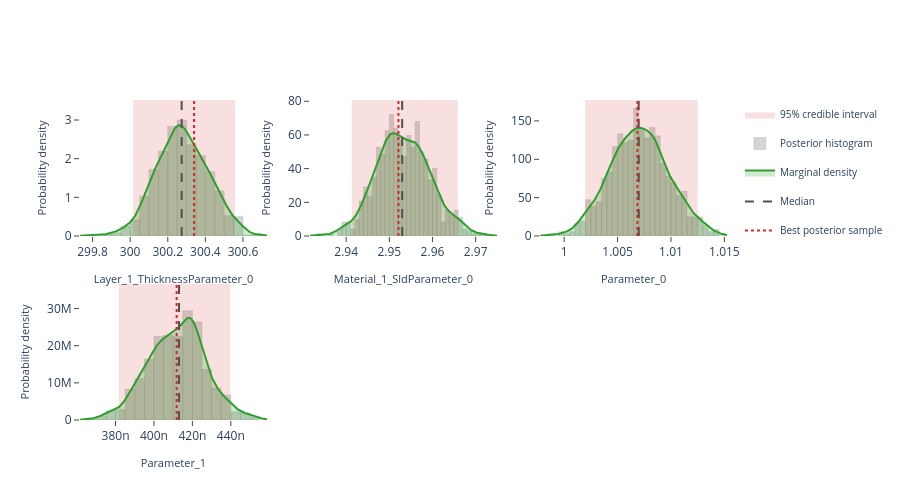

Notebook code for this chart:
### Markdown cell above
## Interactive posterior plots

The next three cells render the same Plotly figures that are shown on the
Bayesian Posterior tab of the EasyReflectometryApp:

* **Marginals** — per-parameter distribution: histogram + smooth KDE marginal,
  shaded 95% credible interval, and median / best-sample lines
  (`plot_distribution` or `posterior.distribution()`)
* **Corner plot** — pairwise marginals + 2-D contours + scatter (`plot_corner`)
* **Traces** — per-chain trace + marginal histogram (`plot_trace`)

The standalone helpers are called with ``return_figure=True`` so they return a
Plotly ``Figure`` that we render in the notebook with ``fig.show()``; the
``PosteriorResults`` methods return the figure directly.

### Code cell
# ---- Marginal posterior distributions ---------------------------------------
# One panel per free parameter, each overlaying the posterior histogram, a
# smooth Gaussian-KDE marginal, the shaded 95% credible interval, and the
# median / best-sample reference lines.  Mirrors the "Marginals" sub-tab in
# the EasyReflectometryApp.

# The PosteriorResults method passes ``logp`` through automatically so the
# best posterior sample (MAP) line is drawn:
fig = posterior.distribution()
fig.show()

# Standalone equivalent (pass ``logp`` to get the best-sample line):
# fig = plot_distribution(
#     posterior.draws,
#     posterior.param_names,
#     logp=posterior.logp,
#     return_figure=True,
# )
# fig.show()

### Figure 1 — Plotly figure (JSON) as saved in the notebook; plotly's stock layout.template omitted (floating-point values rounded to 4 significant figures; data arrays with more than 128 entries replaced by an {"elided": "..."} marker saying what was removed)
{"data": [{"fill": "toself", "fillcolor": "rgba(214, 39, 40, 0.14)", "hoverinfo": "skip", "legendgroup": "95% credible interval", "line": {"color": "rgba(214, 39, 40, 0.14)", "width": 0}, "mode": "lines", "name": "95% credible interval", "showlegend": true, "type": "scatter", "x": [300.0, 300.6, 300.6, 300.0, 300.0], "xaxis": "x", "y": [0.0, 0.0, 3.518, 3.518, 0.0], "yaxis": "y"}, {"histnorm": "probability density", "hovertemplate": "sample=%{x:.4f}<br>density: %{y:.2f}<extra></extra>", "legendgroup": "histogram", "marker": {"color": "rgba(120, 120, 120, 0.38)", "line": {"color": "rgba(120, 120, 120, 0.24)", "width": 1}}, "name": "Posterior histogram", "nbinsx": 40, "opacity": 0.82, "showlegend": true, "type": "histogram", "x": {"elided": "720 float values"}, "xaxis": "x", "yaxis": "y"}, {"fill": "tozeroy", "fillcolor": "rgba(44, 160, 44, 0.22)", "hovertemplate": "Layer_1_ThicknessParameter_0: %{x:.4f}<br>density: %{y:.4f}<extra></extra>", "legendgroup": "marginal", "line": {"color": "rgb(44, 160, 44)", "width": 2}, "mode": "lines", "name": "Marginal density", "showlegend": true, "type": "scatter", "x": {"elided": "256 float values"}, "xaxis": "x", "y": {"elided": "256 float values"}, "yaxis": "y"}, {"hovertemplate": "Median: %{x:.4f}<extra></extra>", "legendgroup": "Median", "line": {"color": "rgb(80, 80, 80)", "dash": "dash", "width": 2}, "mode": "lines", "name": "Median", "showlegend": true, "type": "scatter", "x": [300.3, 300.3], "xaxis": "x", "y": [0.0, 3.518], "yaxis": "y"}, {"hovertemplate": "Best posterior sample: %{x:.4f}<extra></extra>", "legendgroup": "Best posterior sample", "line": {"color": "rgb(214, 39, 40)", "dash": "dot", "width": 2}, "mode": "lines", "name": "Best posterior sample", "showlegend": true, "type": "scatter", "x": [300.3, 300.3], "xaxis": "x", "y": [0.0, 3.518], "yaxis": "y"}, {"fill": "toself", "fillcolor": "rgba(214, 39, 40, 0.14)", "hoverinfo": "skip", "legendgroup": "95% credible interval", "line": {"color": "rgba(214, 39, 40, 0.14)", "width": 0}, "mode": "lines", "name": "95% credible interval", "showlegend": false, "type": "scatter", "x": [2.941, 2.966, 2.966, 2.941, 2.941], "xaxis": "x2", "y": [0.0, 0.0, 80.75, 80.75, 0.0], "yaxis": "y2"}, {"histnorm": "probability density", "hovertemplate": "sample=%{x:.4f}<br>density: %{y:.2f}<extra></extra>", "legendgroup": "histogram", "marker": {"color": "rgba(120, 120, 120, 0.38)", "line": {"color": "rgba(120, 120, 120, 0.24)", "width": 1}}, "name": "Posterior histogram", "nbinsx": 40, "opacity": 0.82, "showlegend": false, "type": "histogram", "x": {"elided": "720 float values"}, "xaxis": "x2", "yaxis": "y2"}, {"fill": "tozeroy", "fillcolor": "rgba(44, 160, 44, 0.22)", "hovertemplate": "Material_1_SldParameter_0: %{x:.4f}<br>density: %{y:.4f}<extra></extra>", "legendgroup": "marginal", "line": {"color": "rgb(44, 160, 44)", "width": 2}, "mode": "lines", "name": "Marginal density", "showlegend": false, "type": "scatter", "x": {"elided": "256 float values"}, "xaxis": "x2", "y": {"elided": "256 float values"}, "yaxis": "y2"}, {"hovertemplate": "Median: %{x:.4f}<extra></extra>", "legendgroup": "Median", "line": {"color": "rgb(80, 80, 80)", "dash": "dash", "width": 2}, "mode": "lines", "name": "Median", "showlegend": false, "type": "scatter", "x": [2.953, 2.953], "xaxis": "x2", "y": [0.0, 80.75], "yaxis": "y2"}, {"hovertemplate": "Best posterior sample: %{x:.4f}<extra></extra>", "legendgroup": "Best posterior sample", "line": {"color": "rgb(214, 39, 40)", "dash": "dot", "width": 2}, "mode": "lines", "name": "Best posterior sample", "showlegend": false, "type": "scatter", "x": [2.952, 2.952], "xaxis": "x2", "y": [0.0, 80.75], "yaxis": "y2"}, {"fill": "toself", "fillcolor": "rgba(214, 39, 40, 0.14)", "hoverinfo": "skip", "legendgroup": "95% credible interval", "line": {"color": "rgba(214, 39, 40, 0.14)", "width": 0}, "mode": "lines", "name": "95% credible interval", "showlegend": false, "type": "scatter", "x": [1.002, 1.013, 1.013, 1.002, 1.002], "xaxis": "x3", "y": [0.0, 0.0, 177.3, 177.3, 0.0], "yaxis": "y3"}, {"histnorm": "probability density", "hovertemplate": "sample=%{x:.4f}<br>density: %{y:.2f}<extra></extra>", "legendgroup": "histogram", "marker": {"color": "rgba(120, 120, 120, 0.38)", "line": {"color": "rgba(120, 120, 120, 0.24)", "width": 1}}, "name": "Posterior histogram", "nbinsx": 40, "opacity": 0.82, "showlegend": false, "type": "histogram", "x": {"elided": "720 float values"}, "xaxis": "x3", "yaxis": "y3"}, {"fill": "tozeroy", "fillcolor": "rgba(44, 160, 44, 0.22)", "hovertemplate": "Parameter_0: %{x:.4f}<br>density: %{y:.4f}<extra></extra>", "legendgroup": "marginal", "line": {"color": "rgb(44, 160, 44)", "width": 2}, "mode": "lines", "name": "Marginal density", "showlegend": false, "type": "scatter", "x": {"elided": "256 float values"}, "xaxis": "x3", "y": {"elided": "256 float values"}, "yaxis": "y3"}, {"hovertemplate": "Median: %{x:.4f}<extra></extra>", "legendgroup": "Median", "line": {"color": "rgb(80, 80, 80)", "dash": "dash", "width": 2}, "mode": "lines", "name": "Median", "showlegend": false, "type": "scatter", "x": [1.007, 1.007], "xaxis": "x3", "y": [0.0, 177.3], "yaxis": "y3"}, {"hovertemplate": "Best posterior sample: %{x:.4f}<extra></extra>", "legendgroup": "Best posterior sample", "line": {"color": "rgb(214, 39, 40)", "dash": "dot", "width": 2}, "mode": "lines", "name": "Best posterior sample", "showlegend": false, "type": "scatter", "x": [1.007, 1.007], "xaxis": "x3", "y": [0.0, 177.3], "yaxis": "y3"}, {"fill": "toself", "fillcolor": "rgba(214, 39, 40, 0.14)", "hoverinfo": "skip", "legendgroup": "95% credible interval", "line": {"color": "rgba(214, 39, 40, 0.14)", "width": 0}, "mode": "lines", "name": "95% credible interval", "showlegend": false, "type": "scatter", "x": [3.817e-07, 4.398e-07, 4.398e-07, 3.817e-07, 3.817e-07], "xaxis": "x4", "y": [0.0, 0.0, 36620000.0, 36620000.0, 0.0], "yaxis": "y4"}, {"histnorm": "probability density", "hovertemplate": "sample=%{x:.4f}<br>density: %{y:.2f}<extra></extra>", "legendgroup": "histogram", "marker": {"color": "rgba(120, 120, 120, 0.38)", "line": {"color": "rgba(120, 120, 120, 0.24)", "width": 1}}, "name": "Posterior histogram", "nbinsx": 40, "opacity": 0.82, "showlegend": false, "type": "histogram", "x": {"elided": "720 float values"}, "xaxis": "x4", "yaxis": "y4"}, {"fill": "tozeroy", "fillcolor": "rgba(44, 160, 44, 0.22)", "hovertemplate": "Parameter_1: %{x:.4f}<br>density: %{y:.4f}<extra></extra>", "legendgroup": "marginal", "line": {"color": "rgb(44, 160, 44)", "width": 2}, "mode": "lines", "name": "Marginal density", "showlegend": false, "type": "scatter", "x": {"elided": "256 float values"}, "xaxis": "x4", "y": {"elided": "256 float values"}, "yaxis": "y4"}, {"hovertemplate": "Median: %{x:.4f}<extra></extra>", "legendgroup": "Median", "line": {"color": "rgb(80, 80, 80)", "dash": "dash", "width": 2}, "mode": "lines", "name": "Median", "showlegend": false, "type": "scatter", "x": [4.131e-07, 4.131e-07], "xaxis": "x4", "y": [0.0, 36620000.0], "yaxis": "y4"}, {"hovertemplate": "Best posterior sample: %{x:.4f}<extra></extra>", "legendgroup": "Best posterior sample", "line": {"color": "rgb(214, 39, 40)", "dash": "dot", "width": 2}, "mode": "lines", "name": "Best posterior sample", "showlegend": false, "type": "scatter", "x": [4.118e-07, 4.118e-07], "xaxis": "x4", "y": [0.0, 36620000.0], "yaxis": "y4"}], "layout": {"barmode": "overlay", "height": 500, "legend": {"font": {"size": 10}}, "plot_bgcolor": "white", "showlegend": true, "xaxis": {"anchor": "y", "domain": [0.0, 0.2889], "range": [299.7, 300.7], "showgrid": false, "ticks": "outside", "title": {"font": {"size": 11}, "text": "Layer_1_ThicknessParameter_0"}, "zeroline": false}, "xaxis2": {"anchor": "y2", "domain": [0.3556, 0.6444], "range": [2.932, 2.975], "showgrid": false, "ticks": "outside", "title": {"font": {"size": 11}, "text": "Material_1_SldParameter_0"}, "zeroline": false}, "xaxis3": {"anchor": "y3", "domain": [0.7111, 1.0], "range": [0.9977, 1.015], "showgrid": false, "ticks": "outside", "title": {"font": {"size": 11}, "text": "Parameter_0"}, "zeroline": false}, "xaxis4": {"anchor": "y4", "domain": [0.0, 0.2889], "range": [3.615e-07, 4.588e-07], "showgrid": false, "ticks": "outside", "title": {"font": {"size": 11}, "text": "Parameter_1"}, "zeroline": false}, "xaxis5": {"anchor": "y5", "domain": [0.3556, 0.6444], "showgrid": false, "ticks": "outside", "zeroline": false}, "xaxis6": {"anchor": "y6", "domain": [0.7111, 1.0], "showgrid": false, "ticks": "outside", "zeroline": false}, "yaxis": {"anchor": "x", "domain": [0.575, 1.0], "range": [0.0, 3.518], "showgrid": false, "ticks": "outside", "title": {"font": {"size": 11}, "text": "Probability density"}, "zeroline": false}, "yaxis2": {"anchor": "x2", "domain": [0.575, 1.0], "range": [0.0, 80.75], "showgrid": false, "ticks": "outside", "title": {"font": {"size": 11}, "text": "Probability density"}, "zeroline": false}, "yaxis3": {"anchor": "x3", "domain": [0.575, 1.0], "range": [0.0, 177.3], "showgrid": false, "ticks": "outside", "title": {"font": {"size": 11}, "text": "Probability density"}, "zeroline": false}, "yaxis4": {"anchor": "x4", "domain": [0.0, 0.425], "range": [0.0, 36620000.0], "showgrid": false, "ticks": "outside", "title": {"font": {"size": 11}, "text": "Probability density"}, "zeroline": false}, "yaxis5": {"anchor": "x5", "domain": [0.0, 0.425], "showgrid": false, "ticks": "outside", "zeroline": false}, "yaxis6": {"anchor": "x6", "domain": [0.0, 0.425], "showgrid": false, "ticks": "outside", "zeroline": false}}}
